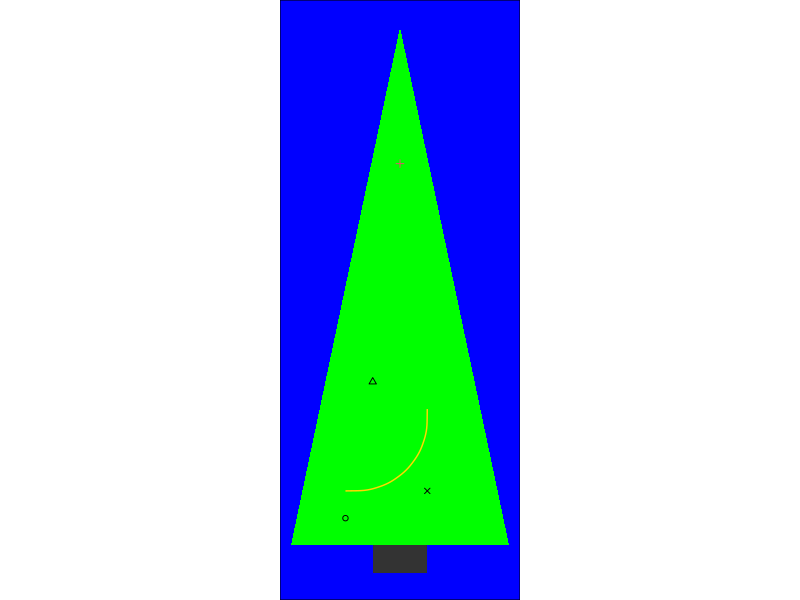

Recreate this plot in R.
library(ggplot2)
ggplot()+geom_polygon(aes(x=c(-1,1,1,-1),y=c(0,0,3,3)))+geom_polygon(aes(x=c(0,0,4),y=c(20,1,1)),fill="green")+coord_equal()+
  geom_polygon(aes(x=-c(0,0,4),y=c(20,1,1)),fill="green")+theme_void()+geom_point(aes(x=c(-2,-1,0,1),y=c(2,7,15,3)),color=c(1,1,2,1),shape=c(1,2,3,4))+
  theme(panel.background = element_rect(fill = "blue"))+geom_curve(aes(x=-2,y=3,xend=1,yend=6),color="gold")
                                                                         
                                                                        
